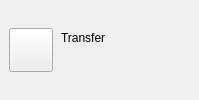
                          <widget class="QWidget" name="wQuotaUsage" native="true">
                           <property name="maximumSize">
                            <size>
                             <width>199</width>
                             <height>16777215</height>
                            </size>
                           </property>
                           <layout class="QHBoxLayout" name="horizontalLayout_7">
                            <property name="spacing">
                             <number>4</number>
                            </property>
                            <property name="leftMargin">
                             <number>5</number>
                            </property>
                            <property name="topMargin">
                             <number>0</number>
                            </property>
                            <property name="rightMargin">
                             <number>0</number>
                            </property>
                            <property name="bottomMargin">
                             <number>0</number>
                            </property>
                            <item>
                             <widget class="QStackedWidget" name="sQuota">
                              <property name="minimumSize">
                               <size>
                                <width>52</width>
                                <height>50</height>
                               </size>
                              </property>
                              <property name="maximumSize">
                               <size>
                                <width>52</width>
                                <height>50</height>
                               </size>
                              </property>
                              <property name="currentIndex">
                               <number>1</number>
                              </property>
                              <widget class="CircularUsageProgressBar" name="wCircularQuota">
                               <property name="minimumSize">
                                <size>
                                 <width>52</width>
                                 <height>50</height>
                                </size>
                               </property>
                               <property name="maximumSize">
                                <size>
                                 <width>52</width>
                                 <height>50</height>
                                </size>
                               </property>
                              </widget>
                              <widget class="QWidget" name="wBusinessQuota">
                               <layout class="QHBoxLayout" name="horizontalLayout_8">
                                <property name="spacing">
                                 <number>0</number>
                                </property>
                                <property name="leftMargin">
                                 <number>0</number>
                                </property>
                                <property name="topMargin">
                                 <number>0</number>
                                </property>
                                <property name="rightMargin">
                                 <number>0</number>
                                </property>
                                <property name="bottomMargin">
                                 <number>0</number>
                                </property>
                                <item>
                                 <widget class="QPushButton" name="bBusinessQuota">
                                  <property name="minimumSize">
                                   <size>
                                    <width>44</width>
                                    <height>44</height>
                                   </size>
                                  </property>
                                  <property name="maximumSize">
                                   <size>
                                    <width>44</width>
                                    <height>44</height>
                                   </size>
                                  </property>
                                  <property name="text">
                                   <string/>
                                  </property>
                                  <property name="icon">
                                   <iconset resource="../Resources_light.qrc">
                                    <normaloff>:/adial-speedometer.svg</normaloff>:/adial-speedometer.svg</iconset>
                                  </property>
                                  <property name="iconSize">
                                   <size>
                                    <width>44</width>
                                    <height>44</height>
                                   </size>
                                  </property>
                                 </widget>
                                </item>
                               </layout>
                              </widget>
                             </widget>
                            </item>
                            <item>
                             <widget class="QWidget" name="wQuotaDetails" native="true">
                              <layout class="QVBoxLayout" name="verticalLayout_9">
                               <property name="spacing">
                                <number>0</number>
                               </property>
                               <property name="leftMargin">
                                <number>0</number>
                               </property>
                               <property name="topMargin">
                                <number>8</number>
                               </property>
                               <property name="rightMargin">
                                <number>0</number>
                               </property>
                               <property name="bottomMargin">
                                <number>8</number>
                               </property>
                               <item>
                                <widget class="QLabel" name="lTotalUsedQuota">
                                 <property name="text">
                                  <string>Transfer</string>
                                 </property>
                                </widget>
                               </item>
                               <item>
                                <widget class="QLabel" name="lUsedQuota">
                                 <property name="minimumSize">
                                  <size>
                                   <width>0</width>
                                   <height>24</height>
                                  </size>
                                 </property>
                                 <property name="maximumSize">
                                  <size>
                                   <width>16777215</width>
                                   <height>24</height>
                                  </size>
                                 </property>
                                 <property name="text">
                                  <string/>
                                 </property>
                                </widget>
                               </item>
                              </layout>
                             </widget>
                            </item>
                           </layout>
                          </widget>
